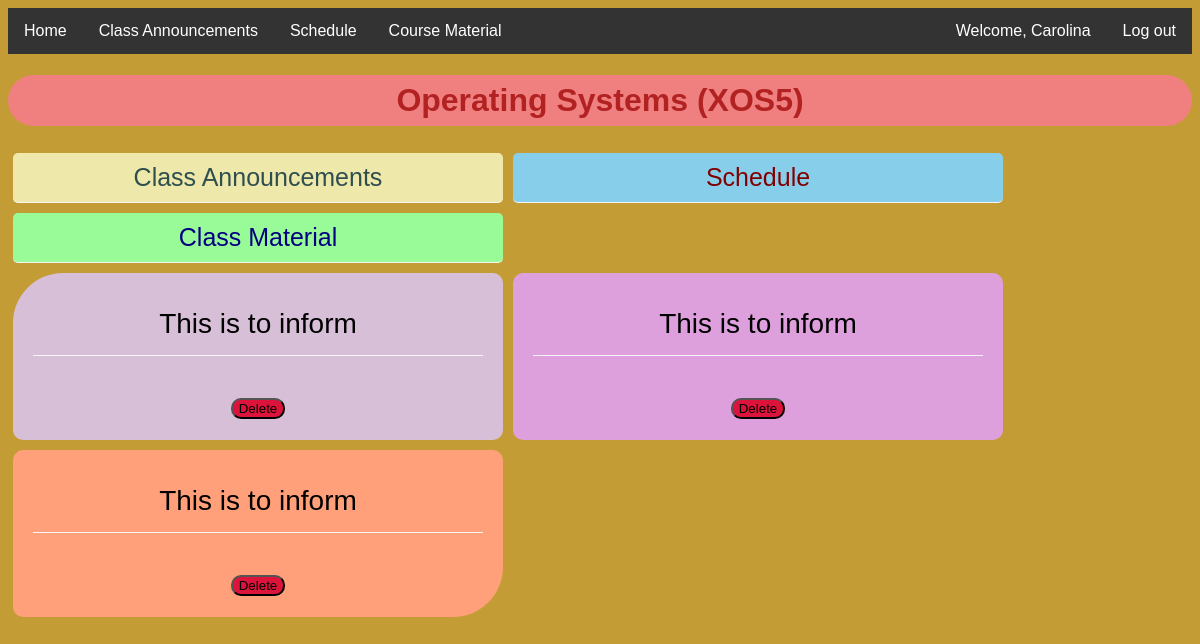
The page /course?id=c5 (signed in) on the database as committed earlier.
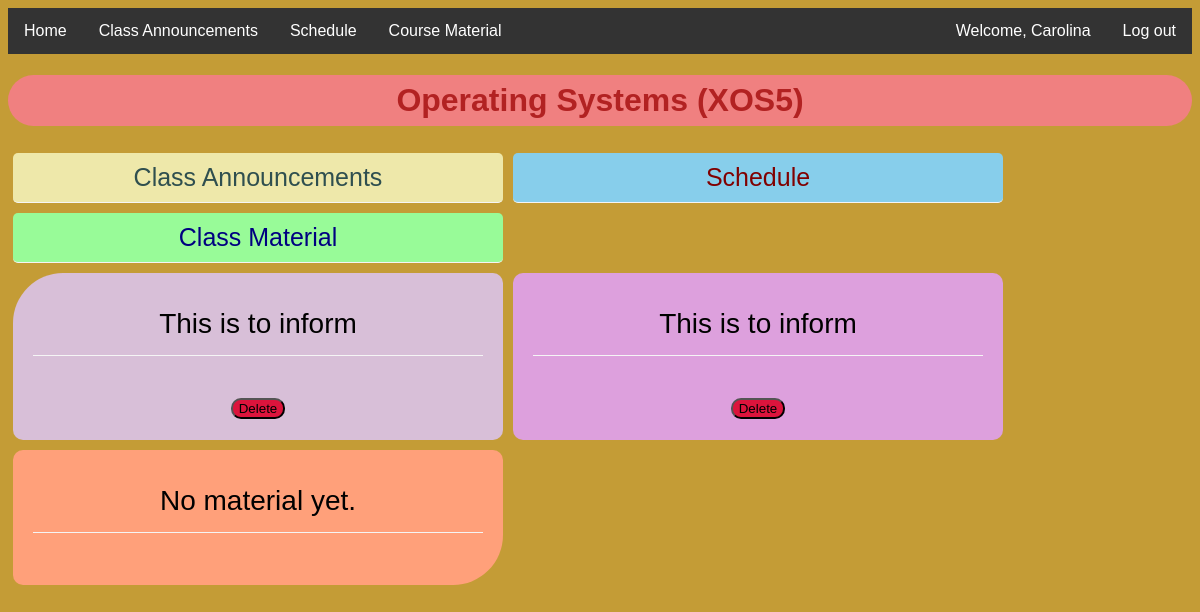
The same page on the database as committed later.
### tables this page shows
CREATE TABLE announcement(
    id TEXT primary key,
    tid TEXT,
    subject TEXT,
    cid TEXT,
    upper TEXT,
    lower TEXT,
    info TEXT
);

CREATE TABLE schedule(
    id TEXT primary key,
    tid TEXT,
    subject TEXT,
    cid TEXT,
    upper TEXT,
    lower TEXT,
    info TEXT
);

CREATE TABLE cmaterial(
    id TEXT primary key,
    tid TEXT,
    subject TEXT,
    cid TEXT,
    upper TEXT,
    lower TEXT,
    info TEXT
);

### app.py (the view)
@app.route("/course")
@loggedin
def course():
    sid = request.args.get("id")
    course = db.execute("select * from course where id = :sid", sid = sid)
    course = course[0]
    name = ""
    uid = session["uid"]
    if session["uid"][:2] == "su":
        student = db.execute("select * from student where id = :uid", uid = uid)
        student = student[0]
        name = student["name"]
        cmaterials = db.execute("select * from cmaterial where cid = :cid and :batch >= lower and :batch <= upper", cid = sid, batch = int(student["batch"]))
        announcements = db.execute("select * from announcement where cid = :cid and :batch >= lower and :batch <= upper", cid = sid, batch = int(student["batch"]))
        schedules = db.execute("select * from schedule where cid = :cid and :batch >= lower and :batch <= upper", cid = sid, batch = int(student["batch"]))
        return render_template("course.html", course_name = course["course_name"], id = session["uid"][:2], name = name, cmaterials = cmaterials, announcements = announcements, schedules = schedules)
    else:
        teacher = db.execute("select * from teacher where reg_id = :uid", uid = uid)
        teacher = teacher[0]
        name = teacher["name"]
        cmaterials = db.execute("select * from cmaterial where cid = :cid and tid = :tid", cid = sid, tid = session["uid"])
        announcements = db.execute("select * from announcement where cid = :cid and tid = :tid", cid = sid, tid = session["uid"])
        schedules = db.execute("select * from schedule where cid = :cid and tid = :tid", cid = sid, tid = session["uid"])
        return render_template("course.html", course_name = course["course_name"], id = session["uid"][:2], name = name, cmaterials = cmaterials, announcements = announcements, schedules = schedules)

### app.py (called while the page is built)
@app.after_request
def after_request(response):
    response.headers["Cache-Control"] = "no-cache, no-store, must-revalidate"
    response.headers["Expires"] = 0
    response.headers["Pragma"] = "no-cache"
    return response

### helper.py (called while the page is built)
def loggedin(f):
    @wraps(f)
    def decorated_function(*args, **kwargs):
        if session.get("uid") is None:
            return redirect("/")
        return f(*args, **kwargs)
    return decorated_function

### templates/course.html (shortened to what this page needs)
<!DOCTYPE html>
<html>
    <head>
    <link rel="stylesheet" type="text/css" href="../static/css/course_css.css">
    </head>
<body>
    <nav>
        {% if id == "su"  %}
          <ul>
            <li><a class="active" href="/home">Home</a></li>
            <div class="logout_container">
                <li><a href="#about">Welcome, {{name}}</a></li>
                <li><a href="/logout2">Log out</a></li>
            </div>
          </ul>
        {% else %}
            <ul>
              <li><a class="active" href="/home">Home</a></li>
              <li><a href="#news">Class Announcements</a></li>
              <li><a href="#contact">Schedule</a></li>
              <li><a href="#about">Course Material</a></li>
              <div class="logout_container">
                  <li><a href="#about">Welcome, {{name}}</a></li>
                  <li><a href="/logout2">Log out</a></li>
              </div>
            </ul>
        {% endif %}
      </nav>
    <div class = "center">
        <h1>{{course_name}}</h1>
    </div>
    <div class = "head">
        <div class="op1">Class Announcements</div>
        <div class="op2">Schedule</div>
        <div class="op3">Class Material</div>
    </div>
 <div class = "outline">
    <div class="inline1" style = "display: inline-block;">
        {% if announcements != [] %}
            {% for announcement in announcements %}
                <div class="boxed">{{announcement["info"]}}</div><br>
                <form action="/delannounce?id={{announcement.id}}" method="POST">
                    <button class="del" data-uid = {{announcement["id"]}} data-lid={{session.uid}} data-pid={{announcement["tid"]}} type="submit">Delete</button>
                </form>
            {% endfor %}
        {% else %}
            <div class="boxed">No announcements yet.</div><br>
        {% endif %}
    </div>
    <div class="inline2" style = "display: inline-block;">
        {% if schedules != [] %}
            {% for schedule in schedules %}
                <div class="boxed">{{schedule["info"]}}</div><br>
                <form action="/delschedule?id={{schedule.id}}" method="POST">
                    <button class="del" data-uid = {{schedule["id"]}} data-lid={{session.uid}} data-pid={{schedule["tid"]}} type="submit">Delete</button>
                </form>
            {% endfor %}
        {% else %}
            <div class="boxed">No schedule yet.</div><br>
        {% endif %}
    </div>
    <div class="inline3" style = "display: inline-block;">
        {% if cmaterials != [] %}
            {% for cmaterial in cmaterials %}
                <div class="boxed">{{cmaterial["info"]}}</div><br>
                <form action="/delmaterial?id={{cmaterial.id}}" method="POST">
                    <button class="del" data-uid = {{cmaterial["id"]}} data-lid={{session.uid}} data-pid={{cmaterial["tid"]}} type="submit">Delete</button>
                </form>
            {% endfor %}
        {% else %}
            <div class="boxed">No material yet.</div><br>
        {% endif %}
    </div>
</div>
</body>
</html>

Rows that differ between the two databases and show on the page:
removed cmaterial: info "This is to inform"
Other text that changed with them:
text now shown: "No material yet."
